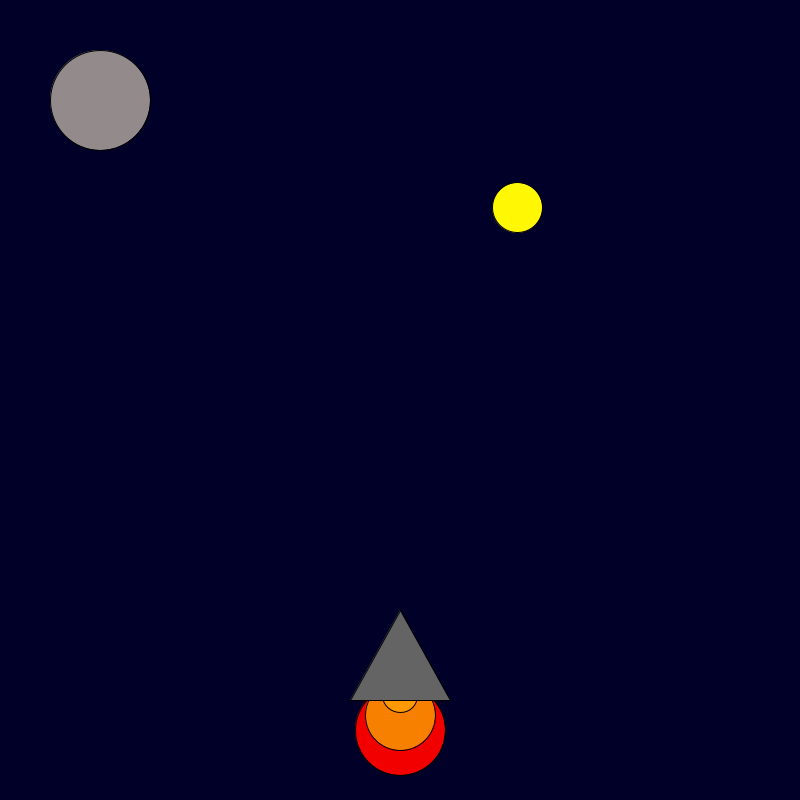
Frame 1 (no input)
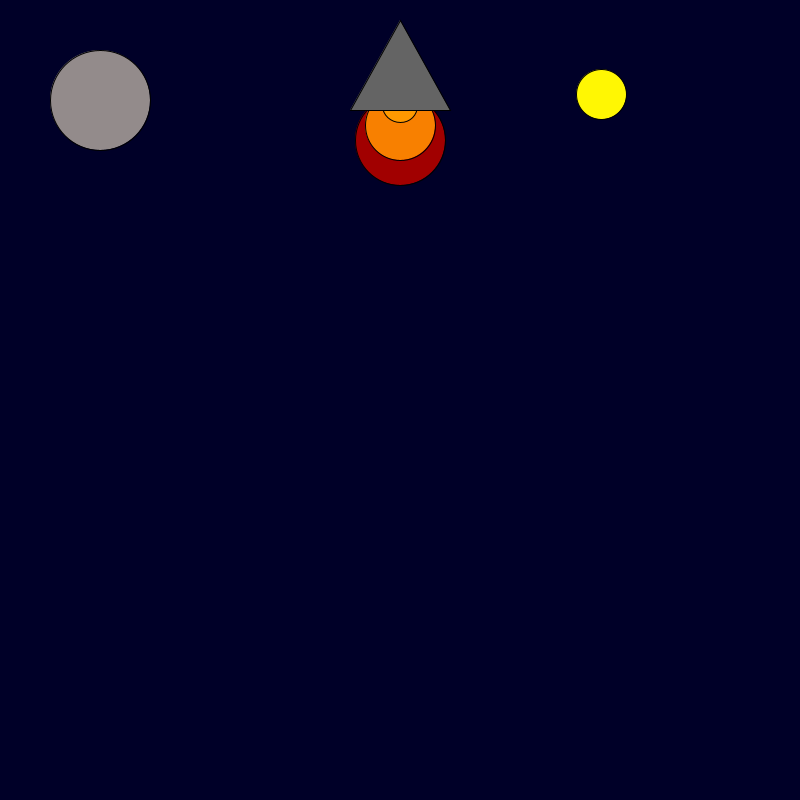
Frame 60 (the mouse pressed at the canvas centre just before this capture)
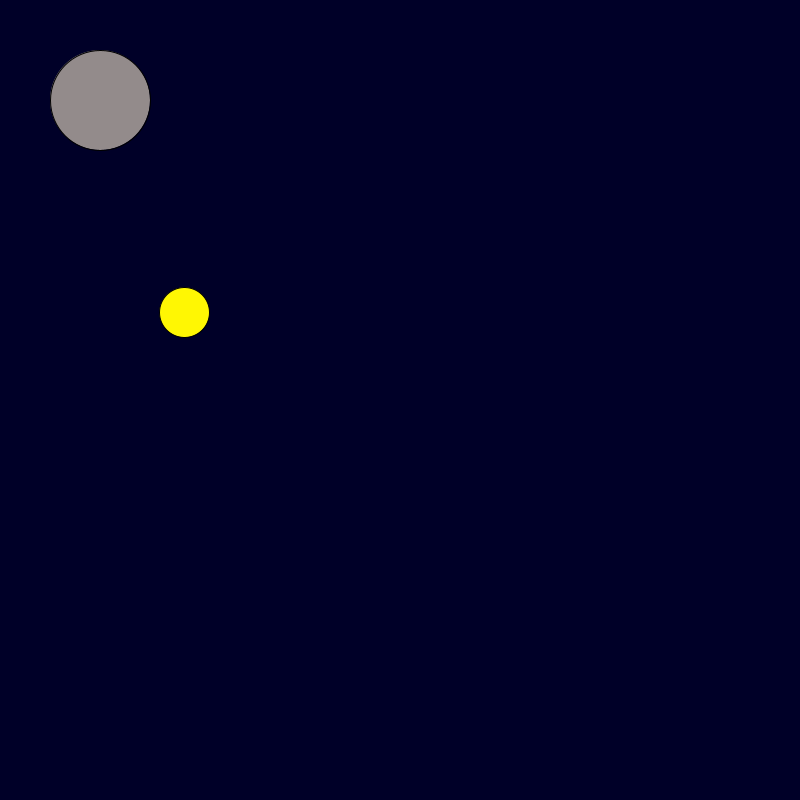
Frame 120 (the mouse held since frame 60 and released just before this capture)

The Processing sketch that drew these frames (run headless with seeded random() and noise(); from frame 60 on, the mouse is pressed at the canvas centre):

// Processing sketch: SpaceRocket
// ── SpaceRocket.pde
/* 1. Change the code below to make the rocket ship take off. */
/* 2. Add a moon and stars to the sky. */

int x = 400;
int y = 600;

void setup() {
  background(0, 0, 40);
  size(800, 800);
  fill(147,139,139);
  ellipse(100, 100, 100,100);
}

void draw() {
  background(0,0,40);
  
    fill(255,247,3);
  ellipse(random(800),random(800),50,50);
  
  fill(147,139,139);
  ellipse(100,100,100,100);
  
  fill(random(255), 0, 0);
  ellipse(x, y + 130, 90, 90);
  fill(248, 128, 0);
  ellipse(x, y + 115, 70, 70);
  fill(255, 153, 0);
  ellipse(x, y + 95, 35, 35);
  fill(100, 100, 100);
  triangle(x, y + 10, x + 50, y + 100, x - 50, y + 100);
  y = y - 10;
}
